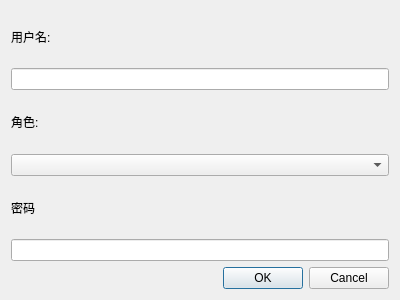
<?xml version="1.0" encoding="UTF-8"?>
<ui version="4.0">
 <class>EditUserDialog</class>
 <widget class="QDialog" name="EditUserDialog">
  <property name="geometry">
   <rect>
    <x>0</x>
    <y>0</y>
    <width>400</width>
    <height>300</height>
   </rect>
  </property>
  <layout class="QVBoxLayout" name="verticalLayout">
   <item>
    <widget class="QLabel" name="labelUsername">
     <property name="text">
      <string>用户名:</string>
     </property>
    </widget>
   </item>
   <item>
    <widget class="QLineEdit" name="lineEditUsername"/>
   </item>
   <item>
    <widget class="QLabel" name="labelRole">
     <property name="text">
      <string>角色:</string>
     </property>
    </widget>
   </item>
   <item>
    <widget class="QComboBox" name="comboBoxRole"/>
   </item>
   <item>
    <widget class="QLabel" name="label">
     <property name="text">
      <string>密码</string>
     </property>
    </widget>
   </item>
   <item>
    <widget class="QLineEdit" name="lineEditPassword"/>
   </item>
   <item>
    <widget class="QDialogButtonBox" name="buttonBox">
     <property name="orientation">
      <enum>Qt::Horizontal</enum>
     </property>
     <property name="standardButtons">
      <set>QDialogButtonBox::Cancel|QDialogButtonBox::Ok</set>
     </property>
    </widget>
   </item>
  </layout>
 </widget>
 <resources/>
 <connections/>
</ui>
